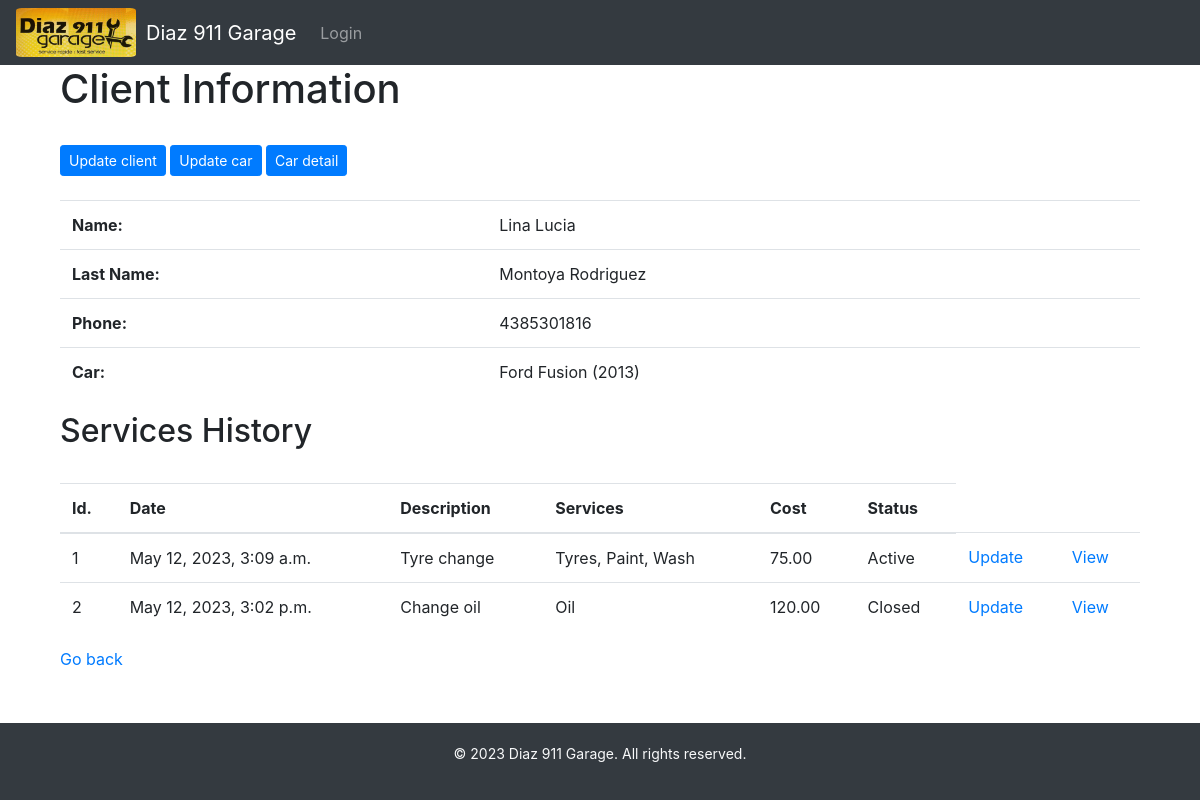
The app's page /client_detail/1 with its own data.
### clients/models.py (models this page shows, shortened)
class Client(models.Model):
    id_client = models.AutoField(primary_key=True)
    firstName = models.CharField(max_length=100)
    lastName = models.CharField(max_length=100)
    email = models.EmailField(max_length=100)
    phone = models.CharField(max_length=15)
    address = models.CharField(max_length=100)
    city = models.CharField(max_length=50)
    state = models.CharField(max_length=50)
    zipcode = models.CharField(max_length=10)
    date_added = models.DateTimeField(auto_now_add=True)

class Car(models.Model):
    id_car = models.AutoField(primary_key=True)
    id_client = models.ForeignKey(Client, on_delete=models.CASCADE)
    license = models.CharField(max_length=100, blank=True)
    brand = models.CharField(max_length=100, blank=True)
    model = models.CharField(max_length=100, blank=True)
    year = models.CharField(max_length=100, blank=True)
    color = models.CharField(max_length=100, blank=True)
    version = models.CharField(max_length=100, blank=True)
    serieNumber = models.CharField(max_length=100, blank=True)
    vin = models.CharField(max_length=100, blank=True)
    engine = models.CharField(max_length=100, blank=True)
    oil = models.CharField(max_length=100, blank=True)
    traction = models.CharField(max_length=100, blank=True)
    comments = models.CharField(max_length=250, blank=True)
    image = models.ImageField(upload_to='image/', null=True, blank=True)

class Services(models.Model):
    id_service = models.AutoField(primary_key=True)
    id_car = models.ForeignKey(Car, on_delete=models.CASCADE)
    id_client = models.ForeignKey(Client, on_delete=models.CASCADE)
    date = models.DateTimeField(auto_now_add=True)
    description = models.CharField(max_length=100)
    status = models.CharField(max_length=100)
    mechanic = models.CharField(max_length=100)
    comments = models.CharField(max_length=250)
    cost = models.DecimalField(max_digits=6, decimal_places=2)
    total_cost = models.DecimalField(max_digits=6, decimal_places=2, null=True, blank=True)
    SERVICE_CHOICES=[
        ('TYRES', 'Tyres'),
        ('SUSPENSION', 'Suspension'),
        ('BREAKS', 'Breaks'),
        ('OIL', 'Oil'),
        ('PAINT', 'Paint'),
        ('BODYWORK', 'Bodywork'),
        ('ENGINE', 'Engine'),
        ('FAN', 'Fan'),
        ('ELECTRIC', 'Electric'),
        ('SCANNER', 'Scanner'),
        ('WASH', 'Wash'),
        ('GENERAL_INSPECTION', 'General Inspection'),
        ('MUFFLE', 'Muffle'),
        ('OTHER', 'Other')
    ]
    services = MultiSelectField(choices=SERVICE_CHOICES, verbose_name='Services provided')
    def total_cost(self):
        subtotal = self.cost
        total_cost = subtotal + self.GST_cost() + self.QST_cost()
        return total_cost

### clients/views.py (the view)
# urls.py: path('client_detail/<int:id_client>', views.client_detail, name='client_detail'),
def client_detail(request, id_client):
    client = get_object_or_404(Client, pk=id_client)
    cars = Car.objects.filter(id_client=client)
    services = Services.objects.filter(id_client=client)
    return render(request, 'clients/client_detail.html', {'client': client, 'cars': cars, 'services': services})

### clients/templates/clients/client_detail.html
{% extends 'clients/base.html' %}
{% block content %}
  <div class="container">
    <h1>Client Information</h1><br>
    <a href="{% url 'update_client' client.id_client %}" class="btn btn-sm btn-primary">Update client</a>
    <a href="{% url 'update_car' client.id_client %}" class="btn btn-sm btn-primary">Update car</a>
    <a href="{% url 'car_detail' client.id_client %}" class="btn btn-sm btn-primary">Car detail</a>
  <br><br>
    <table class="table">
      <tbody>
        <tr>
          <th>Name:</th>
          <td>{{ client.firstName }}</td>
        </tr>
        <tr>
          <th>Last Name:</th>
          <td>{{ client.lastName }}</td>
        </tr>
        <tr>
          <th>Phone:</th>
          <td>{{ client.phone }}</td>
        </tr>
        <tr>
          <th>Car:</th>
          <td>
            {% for car in cars %}
              {{ car.brand }} {{ car.model }} ({{ car.year }})<br>
            {% endfor %}
          </td>
        </tr>
      </tbody>
    </table>
    <h2>Services History</h2><br>
    <table class="table">
      <thead>
        <tr>
            <th>Id.</th>
            <th>Date</th>
            <th>Description</th>
            <th>Services</th>
            <th>Cost</th>
            <th>Status</th>
        </tr>
      </thead>
      <tbody>
        {% for service in services %}
          <tr>
            <td>{{ service.id_service }}
            <td>{{ service.date }}</td>
            <td>{{ service.description }}</td>
            <td>{{ service.services }}</td>
            <td>{{ service.cost }}</td>
            <td>{{ service.status }}</td>
            <td><a href="{% url 'update_service' service.id_service %}">Update</a></td>
            <td><a href="{% url 'view_client_service' service.id_service %}">View</a></td>
          </tr>
        {% empty %}
          <tr>
            <td colspan="4">There are no services</td>
          </tr>
        {% endfor %}
      </tbody>
    </table>
    <a href="javascript:history.go(-1)">Go back</a>
  </div>
{% endblock %}

### clients/templates/clients/base.html (style rules this page uses)
.container { margin-bottom: 100px; }

### records on screen
Client: firstName "Lina Lucia", lastName "Montoya Rodriguez", phone "4385301816"
Car: brand "Ford", model "Fusion", year "2013"
Services: id_service "1", date "May 12, 2023, 3:09 a.m.", description "Tyre change", services "Tyres, Paint, Wash", cost "75.00", status "Active"
Services: id_service "2", date "May 12, 2023, 3:02 p.m.", description "Change oil", services "Oil", cost "120.00", status "Closed"
